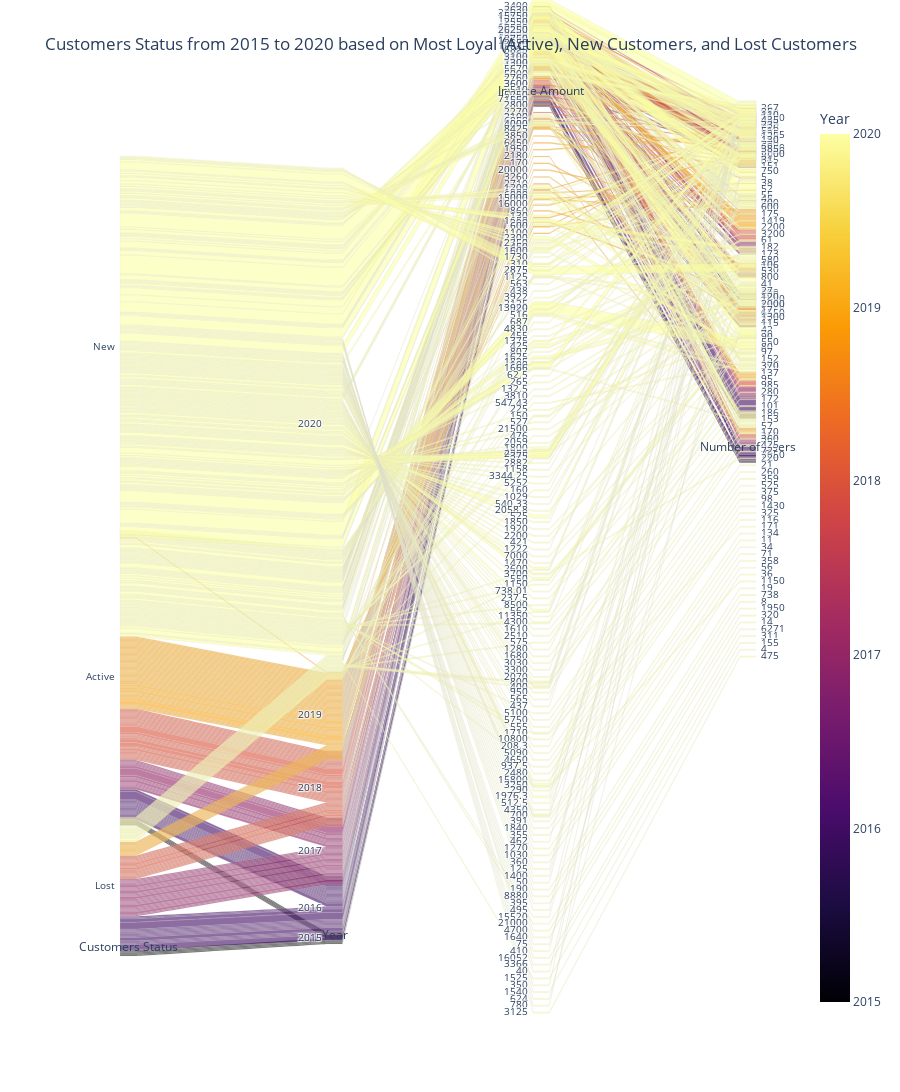

Write notebook code for a chart like this one.
### Code cell
# Parallel Categories Plot
px.parallel_categories(
    parallel_look,
    dimensions=["Customers Status", "Year", "Invoice Amount", "Number of Users"],
    title="Customers Status from 2015 to 2020 based on Most Loyal (Active), New Customers, and Lost Customers",
    color="Year",
    height=1400,
    color_continuous_scale=px.colors.sequential.Inferno,
)

### Figure 1 — Plotly figure (JSON) as saved in the notebook; plotly's stock layout.template omitted (floating-point values rounded to 4 significant figures; data arrays with more than 128 entries replaced by an {"elided": "..."} marker saying what was removed)
{"data": [{"dimensions": [{"label": "Customers Status", "values": {"elided": "700 str values"}}, {"label": "Year", "values": {"elided": "700 int values"}}, {"label": "Invoice Amount", "values": {"elided": "700 float values"}}, {"label": "Number of Users", "values": {"elided": "700 int values"}}], "domain": {"x": [0, 1], "y": [0, 1]}, "line": {"color": {"elided": "700 int values"}, "coloraxis": "coloraxis"}, "name": "", "type": "parcats"}], "layout": {"coloraxis": {"colorbar": {"title": {"text": "Year"}}, "colorscale": [[0, "#000004"], [0.1111, "#1b0c41"], [0.2222, "#4a0c6b"], [0.3333, "#781c6d"], [0.4444, "#a52c60"], [0.5556, "#cf4446"], [0.6667, "#ed6925"], [0.7778, "#fb9b06"], [0.8889, "#f7d13d"], [1, "#fcffa4"]]}, "height": 1400, "legend": {"tracegroupgap": 0}, "title": {"text": "Customers Status from 2015 to 2020 based on Most Loyal (Active), New Customers, and Lost Customers"}}}
